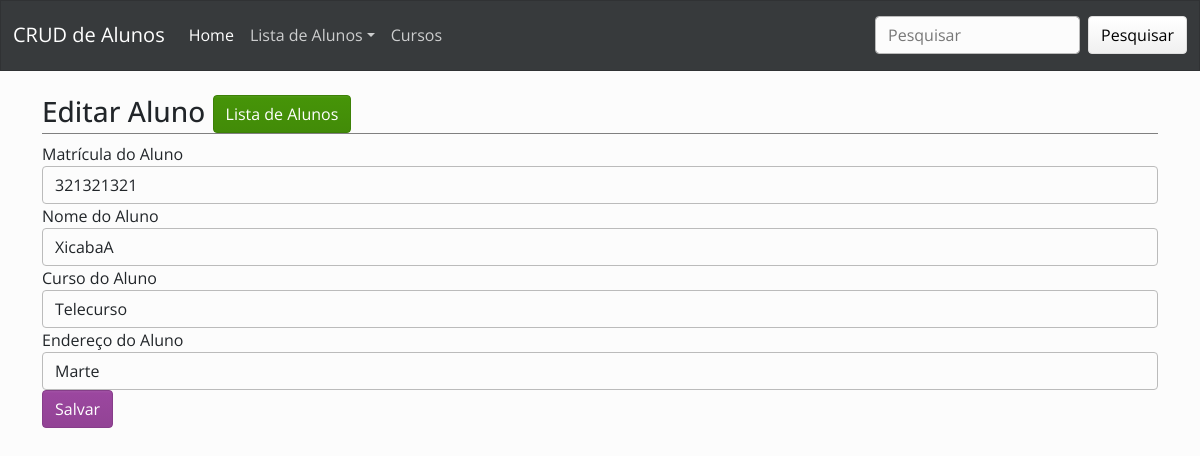
Page /controller/editAluno.php?roll=0 on the committed database.
### tables this page shows
CREATE TABLE "Alunos" (
	"id"	INTEGER UNIQUE,
	"nome"	TEXT,
	"matricula"	TEXT,
	"curso"	TEXT,
	"endereco"	TEXT,
	PRIMARY KEY("id" AUTOINCREMENT)
);

### controller/editAluno.php (the view, shortened to what this page needs)
<?php
    require_once("../model/dbConfig.php");
    require_once("../view/navbar.php");
?>
<div class="container">
    <h3 class="page-title">Editar Aluno
        <a href="../view/studentsView.php" class="btn btn-success float-right">
            Lista de Alunos
        </a>
    </h3>
        <?php
            $roll = $_GET["roll"];
            $sql ="Select * from Alunos where id=$roll";
            $ret = $db->query($sql);
            $row = $ret->fetchArray(SQLITE3_ASSOC);
        ?>
    <form action="../model/updateAluno.php" method="post">
        <div class="form-group">
            <label>Matrícula do Aluno</label>
            <input type="text" class="form-control" name="matricula" value="<?=$row["matricula"]?>">
        </div>
        <div class="form-group">
            <label>Nome do Aluno</label>
            <input type="text" class="form-control" name="nome" value="<?=$row["nome"]?>">
        </div>
        <div class="form-group">
            <label>Curso do Aluno</label>
            <input type="text" class="form-control" name="curso" value="<?=$row["curso"]?>">
        </div>
        <div class="form-group">
            <label>Endereço do Aluno</label>
            <input type="text" class="form-control" name="endereco" value="<?=$row["endereco"]?>">
        </div>
        <button type="submit" class="btn btn-danger">Salvar</button>
    </form>
</div>
</body>
</html>

### view/css/style.css (style rules this page uses)
.page-title { line-height: 40px;border-bottom: 1px solid gray; margin-top: 20px; }

### rows in the picture
alunos: matricula "321321321", nome "XicabaA", curso "Telecurso", endereco "Marte"
